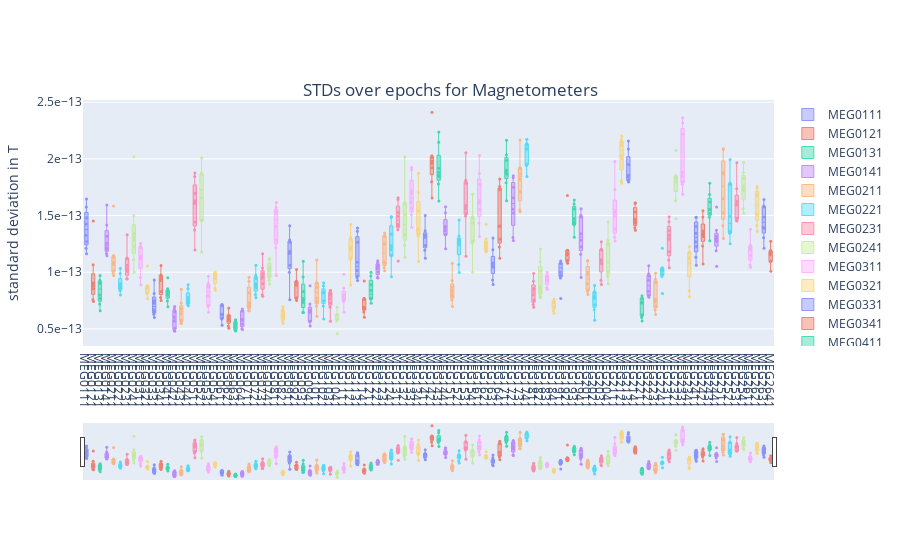

Here is the notebook cell this chart was saved with:
### Code cell
fig_m_std_epoch, fig_path_m_std_epoch=boxplot_std_channel_epoch_hovering_plotly(df_mg=df_std_mags, tit='Magnetometers', sid='1')

### Figure 1 — Plotly figure (JSON) as saved in the notebook; plotly's stock layout.template omitted (floating-point values rounded to 4 significant figures)
{"data": [{"boxpoints": "all", "hovertemplate": "Epoch: %{text}<br>STD: %{y: .0f}", "line": {"width": 1}, "marker": {"size": 3}, "name": "MEG0111", "opacity": 0.7, "pointpos": 0, "text": [0, 1, 2, 3, 4, 5, 6, 7], "type": "box", "y": [1.325e-13, 1.163e-13, 1.271e-13, 1.577e-13, 1.646e-13, 1.426e-13, 1.211e-13, 1.48e-13]}, {"boxpoints": "all", "hovertemplate": "Epoch: %{text}<br>STD: %{y: .0f}", "line": {"width": 1}, "marker": {"size": 3}, "name": "MEG0121", "opacity": 0.7, "pointpos": 0, "text": [0, 1, 2, 3, 4, 5, 6, 7], "type": "box", "y": [8.536e-14, 9.043e-14, 7.563e-14, 1.451e-13, 8.87e-14, 7.408e-14, 8.787e-14, 1.067e-13]}, {"boxpoints": "all", "hovertemplate": "Epoch: %{text}<br>STD: %{y: .0f}", "line": {"width": 1}, "marker": {"size": 3}, "name": "MEG0131", "opacity": 0.7, "pointpos": 0, "text": [0, 1, 2, 3, 4, 5, 6, 7], "type": "box", "y": [7.684e-14, 7.207e-14, 7.998e-14, 9.715e-14, 9.027e-14, 6.609e-14, 9.048e-14, 9.299e-14]}, {"boxpoints": "all", "hovertemplate": "Epoch: %{text}<br>STD: %{y: .0f}", "line": {"width": 1}, "marker": {"size": 3}, "name": "MEG0141", "opacity": 0.7, "pointpos": 0, "text": [0, 1, 2, 3, 4, 5, 6, 7], "type": "box", "y": [1.203e-13, 1.166e-13, 1.146e-13, 1.593e-13, 1.256e-13, 1.317e-13, 1.214e-13, 1.417e-13]}, {"boxpoints": "all", "hovertemplate": "Epoch: %{text}<br>STD: %{y: .0f}", "line": {"width": 1}, "marker": {"size": 3}, "name": "MEG0211", "opacity": 0.7, "pointpos": 0, "text": [0, 1, 2, 3, 4, 5, 6, 7], "type": "box", "y": [1.068e-13, 9.906e-14, 1.13e-13, 9.713e-14, 1.015e-13, 1.147e-13, 1.088e-13, 1.585e-13]}, {"boxpoints": "all", "hovertemplate": "Epoch: %{text}<br>STD: %{y: .0f}", "line": {"width": 1}, "marker": {"size": 3}, "name": "MEG0221", "opacity": 0.7, "pointpos": 0, "text": [0, 1, 2, 3, 4, 5, 6, 7], "type": "box", "y": [8.878e-14, 8.584e-14, 8.981e-14, 7.983e-14, 8.372e-14, 1.036e-13, 8.635e-14, 9.883e-14]}, {"boxpoints": "all", "hovertemplate": "Epoch: %{text}<br>STD: %{y: .0f}", "line": {"width": 1}, "marker": {"size": 3}, "name": "MEG0231", "opacity": 0.7, "pointpos": 0, "text": [0, 1, 2, 3, 4, 5, 6, 7], "type": "box", "y": [1.126e-13, 9.422e-14, 1.004e-13, 9.406e-14, 1.061e-13, 1.027e-13, 1.118e-13, 1.33e-13]}, {"boxpoints": "all", "hovertemplate": "Epoch: %{text}<br>STD: %{y: .0f}", "line": {"width": 1}, "marker": {"size": 3}, "name": "MEG0241", "opacity": 0.7, "pointpos": 0, "text": [0, 1, 2, 3, 4, 5, 6, 7], "type": "box", "y": [1.5e-13, 9.996e-14, 1.11e-13, 1.226e-13, 1.307e-13, 1.28e-13, 1.339e-13, 2.018e-13]}, {"boxpoints": "all", "hovertemplate": "Epoch: %{text}<br>STD: %{y: .0f}", "line": {"width": 1}, "marker": {"size": 3}, "name": "MEG0311", "opacity": 0.7, "pointpos": 0, "text": [0, 1, 2, 3, 4, 5, 6, 7], "type": "box", "y": [1.116e-13, 8.864e-14, 1.141e-13, 1.126e-13, 1.216e-13, 1.256e-13, 9.542e-14, 1.232e-13]}, {"boxpoints": "all", "hovertemplate": "Epoch: %{text}<br>STD: %{y: .0f}", "line": {"width": 1}, "marker": {"size": 3}, "name": "MEG0321", "opacity": 0.7, "pointpos": 0, "text": [0, 1, 2, 3, 4, 5, 6, 7], "type": "box", "y": [8.184e-14, 7.652e-14, 8.605e-14, 8.831e-14, 8.096e-14, 1.054e-13, 8.73e-14, 8.595e-14]}, {"boxpoints": "all", "hovertemplate": "Epoch: %{text}<br>STD: %{y: .0f}", "line": {"width": 1}, "marker": {"size": 3}, "name": "MEG0331", "opacity": 0.7, "pointpos": 0, "text": [0, 1, 2, 3, 4, 5, 6, 7], "type": "box", "y": [6.688e-14, 6.301e-14, 6.003e-14, 7.491e-14, 6.496e-14, 8.133e-14, 7.262e-14, 9.319e-14]}, {"boxpoints": "all", "hovertemplate": "Epoch: %{text}<br>STD: %{y: .0f}", "line": {"width": 1}, "marker": {"size": 3}, "name": "MEG0341", "opacity": 0.7, "pointpos": 0, "text": [0, 1, 2, 3, 4, 5, 6, 7], "type": "box", "y": [8.301e-14, 7.77e-14, 9.759e-14, 9.451e-14, 7.501e-14, 1.06e-13, 9.261e-14, 9.672e-14]}, {"boxpoints": "all", "hovertemplate": "Epoch: %{text}<br>STD: %{y: .0f}", "line": {"width": 1}, "marker": {"size": 3}, "name": "MEG0411", "opacity": 0.7, "pointpos": 0, "text": [0, 1, 2, 3, 4, 5, 6, 7], "type": "box", "y": [8.193e-14, 8.327e-14, 7.451e-14, 8.005e-14, 6.957e-14, 9.523e-14, 7.964e-14, 8.539e-14]}, {"boxpoints": "all", "hovertemplate": "Epoch: %{text}<br>STD: %{y: .0f}", "line": {"width": 1}, "marker": {"size": 3}, "name": "MEG0421", "opacity": 0.7, "pointpos": 0, "text": [0, 1, 2, 3, 4, 5, 6, 7], "type": "box", "y": [5.681e-14, 4.899e-14, 5.056e-14, 6.778e-14, 4.785e-14, 6.493e-14, 6.061e-14, 6.977e-14]}, {"boxpoints": "all", "hovertemplate": "Epoch: %{text}<br>STD: %{y: .0f}", "line": {"width": 1}, "marker": {"size": 3}, "name": "MEG0431", "opacity": 0.7, "pointpos": 0, "text": [0, 1, 2, 3, 4, 5, 6, 7], "type": "box", "y": [7.286e-14, 5.475e-14, 5.782e-14, 6.326e-14, 5.487e-14, 6.806e-14, 6.783e-14, 8.497e-14]}, {"boxpoints": "all", "hovertemplate": "Epoch: %{text}<br>STD: %{y: .0f}", "line": {"width": 1}, "marker": {"size": 3}, "name": "MEG0441", "opacity": 0.7, "pointpos": 0, "text": [0, 1, 2, 3, 4, 5, 6, 7], "type": "box", "y": [7.332e-14, 8.558e-14, 7.14e-14, 7.277e-14, 7.769e-14, 7.549e-14, 7.051e-14, 8.895e-14]}, {"boxpoints": "all", "hovertemplate": "Epoch: %{text}<br>STD: %{y: .0f}", "line": {"width": 1}, "marker": {"size": 3}, "name": "MEG0511", "opacity": 0.7, "pointpos": 0, "text": [0, 1, 2, 3, 4, 5, 6, 7], "type": "box", "y": [1.373e-13, 1.196e-13, 1.876e-13, 1.697e-13, 1.609e-13, 1.631e-13, 1.444e-13, 1.844e-13]}, {"boxpoints": "all", "hovertemplate": "Epoch: %{text}<br>STD: %{y: .0f}", "line": {"width": 1}, "marker": {"size": 3}, "name": "MEG0521", "opacity": 0.7, "pointpos": 0, "text": [0, 1, 2, 3, 4, 5, 6, 7], "type": "box", "y": [1.458e-13, 1.179e-13, 2.008e-13, 1.858e-13, 1.656e-13, 1.728e-13, 1.456e-13, 1.876e-13]}, {"boxpoints": "all", "hovertemplate": "Epoch: %{text}<br>STD: %{y: .0f}", "line": {"width": 1}, "marker": {"size": 3}, "name": "MEG0531", "opacity": 0.7, "pointpos": 0, "text": [0, 1, 2, 3, 4, 5, 6, 7], "type": "box", "y": [7.929e-14, 6.971e-14, 9.648e-14, 8.785e-14, 9.018e-14, 7.073e-14, 6.476e-14, 8.676e-14]}, {"boxpoints": "all", "hovertemplate": "Epoch: %{text}<br>STD: %{y: .0f}", "line": {"width": 1}, "marker": {"size": 3}, "name": "MEG0541", "opacity": 0.7, "pointpos": 0, "text": [0, 1, 2, 3, 4, 5, 6, 7], "type": "box", "y": [1.001e-13, 8.405e-14, 9.955e-14, 9.46e-14, 9.76e-14, 8.578e-14, 9.782e-14, 9.875e-14]}, {"boxpoints": "all", "hovertemplate": "Epoch: %{text}<br>STD: %{y: .0f}", "line": {"width": 1}, "marker": {"size": 3}, "name": "MEG0611", "opacity": 0.7, "pointpos": 0, "text": [0, 1, 2, 3, 4, 5, 6, 7], "type": "box", "y": [5.958e-14, 5.326e-14, 5.88e-14, 7.046e-14, 7.131e-14, 6.265e-14, 7.153e-14, 6.289e-14]}, {"boxpoints": "all", "hovertemplate": "Epoch: %{text}<br>STD: %{y: .0f}", "line": {"width": 1}, "marker": {"size": 3}, "name": "MEG0621", "opacity": 0.7, "pointpos": 0, "text": [0, 1, 2, 3, 4, 5, 6, 7], "type": "box", "y": [5.748e-14, 5.056e-14, 6.203e-14, 6.047e-14, 6.209e-14, 6.844e-14, 5.261e-14, 5.788e-14]}, {"boxpoints": "all", "hovertemplate": "Epoch: %{text}<br>STD: %{y: .0f}", "line": {"width": 1}, "marker": {"size": 3}, "name": "MEG0631", "opacity": 0.7, "pointpos": 0, "text": [0, 1, 2, 3, 4, 5, 6, 7], "type": "box", "y": [4.82e-14, 5.72e-14, 5.533e-14, 4.925e-14, 5.123e-14, 5.403e-14, 5.816e-14, 4.922e-14]}, {"boxpoints": "all", "hovertemplate": "Epoch: %{text}<br>STD: %{y: .0f}", "line": {"width": 1}, "marker": {"size": 3}, "name": "MEG0641", "opacity": 0.7, "pointpos": 0, "text": [0, 1, 2, 3, 4, 5, 6, 7], "type": "box", "y": [4.957e-14, 5.425e-14, 5.754e-14, 6.58e-14, 6.6e-14, 5.002e-14, 5.854e-14, 6.764e-14]}, {"boxpoints": "all", "hovertemplate": "Epoch: %{text}<br>STD: %{y: .0f}", "line": {"width": 1}, "marker": {"size": 3}, "name": "MEG0711", "opacity": 0.7, "pointpos": 0, "text": [0, 1, 2, 3, 4, 5, 6, 7], "type": "box", "y": [7.312e-14, 6.61e-14, 8.188e-14, 6.992e-14, 6.603e-14, 7.021e-14, 9.565e-14, 9.202e-14]}, {"boxpoints": "all", "hovertemplate": "Epoch: %{text}<br>STD: %{y: .0f}", "line": {"width": 1}, "marker": {"size": 3}, "name": "MEG0721", "opacity": 0.7, "pointpos": 0, "text": [0, 1, 2, 3, 4, 5, 6, 7], "type": "box", "y": [7.745e-14, 8.985e-14, 8.031e-14, 8.639e-14, 8.808e-14, 9.762e-14, 1.061e-13, 9.447e-14]}, {"boxpoints": "all", "hovertemplate": "Epoch: %{text}<br>STD: %{y: .0f}", "line": {"width": 1}, "marker": {"size": 3}, "name": "MEG0731", "opacity": 0.7, "pointpos": 0, "text": [0, 1, 2, 3, 4, 5, 6, 7], "type": "box", "y": [8.007e-14, 7.884e-14, 9.638e-14, 1.037e-13, 8.99e-14, 9.466e-14, 1.163e-13, 9.886e-14]}, {"boxpoints": "all", "hovertemplate": "Epoch: %{text}<br>STD: %{y: .0f}", "line": {"width": 1}, "marker": {"size": 3}, "name": "MEG0741", "opacity": 0.7, "pointpos": 0, "text": [0, 1, 2, 3, 4, 5, 6, 7], "type": "box", "y": [8.959e-14, 1.009e-13, 1.038e-13, 9.741e-14, 1.043e-13, 9.289e-14, 1.119e-13, 1.115e-13]}, {"boxpoints": "all", "hovertemplate": "Epoch: %{text}<br>STD: %{y: .0f}", "line": {"width": 1}, "marker": {"size": 3}, "name": "MEG0811", "opacity": 0.7, "pointpos": 0, "text": [0, 1, 2, 3, 4, 5, 6, 7], "type": "box", "y": [1.282e-13, 9.707e-14, 1.572e-13, 1.536e-13, 1.403e-13, 1.526e-13, 1.216e-13, 1.615e-13]}, {"boxpoints": "all", "hovertemplate": "Epoch: %{text}<br>STD: %{y: .0f}", "line": {"width": 1}, "marker": {"size": 3}, "name": "MEG0821", "opacity": 0.7, "pointpos": 0, "text": [0, 1, 2, 3, 4, 5, 6, 7], "type": "box", "y": [6.567e-14, 5.484e-14, 6.276e-14, 6.702e-14, 6.059e-14, 5.947e-14, 5.682e-14, 6.946e-14]}, {"boxpoints": "all", "hovertemplate": "Epoch: %{text}<br>STD: %{y: .0f}", "line": {"width": 1}, "marker": {"size": 3}, "name": "MEG0911", "opacity": 0.7, "pointpos": 0, "text": [0, 1, 2, 3, 4, 5, 6, 7], "type": "box", "y": [1.061e-13, 7.571e-14, 1.264e-13, 1.285e-13, 1.166e-13, 1.184e-13, 1.001e-13, 1.411e-13]}, {"boxpoints": "all", "hovertemplate": "Epoch: %{text}<br>STD: %{y: .0f}", "line": {"width": 1}, "marker": {"size": 3}, "name": "MEG0921", "opacity": 0.7, "pointpos": 0, "text": [0, 1, 2, 3, 4, 5, 6, 7], "type": "box", "y": [7.73e-14, 7.502e-14, 7.685e-14, 9.16e-14, 9.206e-14, 8.842e-14, 9.097e-14, 1.024e-13]}, {"boxpoints": "all", "hovertemplate": "Epoch: %{text}<br>STD: %{y: .0f}", "line": {"width": 1}, "marker": {"size": 3}, "name": "MEG0931", "opacity": 0.7, "pointpos": 0, "text": [0, 1, 2, 3, 4, 5, 6, 7], "type": "box", "y": [8.291e-14, 6.44e-14, 9.589e-14, 7.688e-14, 7.501e-14, 6.455e-14, 7.322e-14, 1.097e-13]}, {"boxpoints": "all", "hovertemplate": "Epoch: %{text}<br>STD: %{y: .0f}", "line": {"width": 1}, "marker": {"size": 3}, "name": "MEG0941", "opacity": 0.7, "pointpos": 0, "text": [0, 1, 2, 3, 4, 5, 6, 7], "type": "box", "y": [6.465e-14, 5.254e-14, 6.639e-14, 7.192e-14, 5.641e-14, 6.523e-14, 5.682e-14, 8.806e-14]}, {"boxpoints": "all", "hovertemplate": "Epoch: %{text}<br>STD: %{y: .0f}", "line": {"width": 1}, "marker": {"size": 3}, "name": "MEG1011", "opacity": 0.7, "pointpos": 0, "text": [0, 1, 2, 3, 4, 5, 6, 7], "type": "box", "y": [7.425e-14, 6.123e-14, 7.019e-14, 1.109e-13, 7.724e-14, 9.018e-14, 8.684e-14, 9.065e-14]}, {"boxpoints": "all", "hovertemplate": "Epoch: %{text}<br>STD: %{y: .0f}", "line": {"width": 1}, "marker": {"size": 3}, "name": "MEG1021", "opacity": 0.7, "pointpos": 0, "text": [0, 1, 2, 3, 4, 5, 6, 7], "type": "box", "y": [7.492e-14, 5.879e-14, 8.172e-14, 8.797e-14, 7.013e-14, 9.079e-14, 8.187e-14, 8.266e-14]}, {"boxpoints": "all", "hovertemplate": "Epoch: %{text}<br>STD: %{y: .0f}", "line": {"width": 1}, "marker": {"size": 3}, "name": "MEG1031", "opacity": 0.7, "pointpos": 0, "text": [0, 1, 2, 3, 4, 5, 6, 7], "type": "box", "y": [8.011e-14, 5.68e-14, 7.635e-14, 8.382e-14, 7.275e-14, 8.383e-14, 6.903e-14, 8.092e-14]}, {"boxpoints": "all", "hovertemplate": "Epoch: %{text}<br>STD: %{y: .0f}", "line": {"width": 1}, "marker": {"size": 3}, "name": "MEG1041", "opacity": 0.7, "pointpos": 0, "text": [0, 1, 2, 3, 4, 5, 6, 7], "type": "box", "y": [6.256e-14, 5.853e-14, 4.576e-14, 6.272e-14, 5.893e-14, 5.843e-14, 5.699e-14, 6.921e-14]}, {"boxpoints": "all", "hovertemplate": "Epoch: %{text}<br>STD: %{y: .0f}", "line": {"width": 1}, "marker": {"size": 3}, "name": "MEG1111", "opacity": 0.7, "pointpos": 0, "text": [0, 1, 2, 3, 4, 5, 6, 7], "type": "box", "y": [8.617e-14, 6.474e-14, 8.017e-14, 9.819e-14, 7.548e-14, 7.527e-14, 7.462e-14, 7.773e-14]}, {"boxpoints": "all", "hovertemplate": "Epoch: %{text}<br>STD: %{y: .0f}", "line": {"width": 1}, "marker": {"size": 3}, "name": "MEG1121", "opacity": 0.7, "pointpos": 0, "text": [0, 1, 2, 3, 4, 5, 6, 7], "type": "box", "y": [1.219e-13, 8.866e-14, 1.303e-13, 1.422e-13, 1.198e-13, 1.112e-13, 1.131e-13, 1.286e-13]}, {"boxpoints": "all", "hovertemplate": "Epoch: %{text}<br>STD: %{y: .0f}", "line": {"width": 1}, "marker": {"size": 3}, "name": "MEG1131", "opacity": 0.7, "pointpos": 0, "text": [0, 1, 2, 3, 4, 5, 6, 7], "type": "box", "y": [1.016e-13, 9.273e-14, 1.264e-13, 1.391e-13, 1.087e-13, 9.688e-14, 9.512e-14, 1.363e-13]}, {"boxpoints": "all", "hovertemplate": "Epoch: %{text}<br>STD: %{y: .0f}", "line": {"width": 1}, "marker": {"size": 3}, "name": "MEG1141", "opacity": 0.7, "pointpos": 0, "text": [0, 1, 2, 3, 4, 5, 6, 7], "type": "box", "y": [7.707e-14, 6.024e-14, 6.914e-14, 9.234e-14, 6.848e-14, 6.488e-14, 6.808e-14, 7.593e-14]}, {"boxpoints": "all", "hovertemplate": "Epoch: %{text}<br>STD: %{y: .0f}", "line": {"width": 1}, "marker": {"size": 3}, "name": "MEG1211", "opacity": 0.7, "pointpos": 0, "text": [0, 1, 2, 3, 4, 5, 6, 7], "type": "box", "y": [7.262e-14, 8.891e-14, 8.416e-14, 9.668e-14, 1.001e-13, 7.643e-14, 7.678e-14, 7.697e-14]}, {"boxpoints": "all", "hovertemplate": "Epoch: %{text}<br>STD: %{y: .0f}", "line": {"width": 1}, "marker": {"size": 3}, "name": "MEG1221", "opacity": 0.7, "pointpos": 0, "text": [0, 1, 2, 3, 4, 5, 6, 7], "type": "box", "y": [1.05e-13, 9.488e-14, 1.003e-13, 1.032e-13, 1.059e-13, 1.101e-13, 9.535e-14, 1.089e-13]}, {"boxpoints": "all", "hovertemplate": "Epoch: %{text}<br>STD: %{y: .0f}", "line": {"width": 1}, "marker": {"size": 3}, "name": "MEG1231", "opacity": 0.7, "pointpos": 0, "text": [0, 1, 2, 3, 4, 5, 6, 7], "type": "box", "y": [1.079e-13, 1.04e-13, 1.346e-13, 1.322e-13, 1.249e-13, 1.013e-13, 1.089e-13, 1.317e-13]}, {"boxpoints": "all", "hovertemplate": "Epoch: %{text}<br>STD: %{y: .0f}", "line": {"width": 1}, "marker": {"size": 3}, "name": "MEG1241", "opacity": 0.7, "pointpos": 0, "text": [0, 1, 2, 3, 4, 5, 6, 7], "type": "box", "y": [1.237e-13, 9.593e-14, 1.492e-13, 1.335e-13, 1.201e-13, 1.146e-13, 1.147e-13, 1.484e-13]}, {"boxpoints": "all", "hovertemplate": "Epoch: %{text}<br>STD: %{y: .0f}", "line": {"width": 1}, "marker": {"size": 3}, "name": "MEG1311", "opacity": 0.7, "pointpos": 0, "text": [0, 1, 2, 3, 4, 5, 6, 7], "type": "box", "y": [1.424e-13, 1.098e-13, 1.494e-13, 1.641e-13, 1.375e-13, 1.528e-13, 1.41e-13, 1.658e-13]}, {"boxpoints": "all", "hovertemplate": "Epoch: %{text}<br>STD: %{y: .0f}", "line": {"width": 1}, "marker": {"size": 3}, "name": "MEG1321", "opacity": 0.7, "pointpos": 0, "text": [0, 1, 2, 3, 4, 5, 6, 7], "type": "box", "y": [1.51e-13, 1.238e-13, 1.328e-13, 1.598e-13, 1.333e-13, 1.616e-13, 1.133e-13, 2.016e-13]}, {"boxpoints": "all", "hovertemplate": "Epoch: %{text}<br>STD: %{y: .0f}", "line": {"width": 1}, "marker": {"size": 3}, "name": "MEG1331", "opacity": 0.7, "pointpos": 0, "text": [0, 1, 2, 3, 4, 5, 6, 7], "type": "box", "y": [1.695e-13, 1.618e-13, 1.508e-13, 1.904e-13, 1.717e-13, 1.564e-13, 1.396e-13, 1.925e-13]}, {"boxpoints": "all", "hovertemplate": "Epoch: %{text}<br>STD: %{y: .0f}", "line": {"width": 1}, "marker": {"size": 3}, "name": "MEG1341", "opacity": 0.7, "pointpos": 0, "text": [0, 1, 2, 3, 4, 5, 6, 7], "type": "box", "y": [1.383e-13, 1.095e-13, 1.541e-13, 1.703e-13, 1.34e-13, 1.373e-13, 1.319e-13, 1.874e-13]}, {"boxpoints": "all", "hovertemplate": "Epoch: %{text}<br>STD: %{y: .0f}", "line": {"width": 1}, "marker": {"size": 3}, "name": "MEG1411", "opacity": 0.7, "pointpos": 0, "text": [0, 1, 2, 3, 4, 5, 6, 7], "type": "box", "y": [1.194e-13, 1.367e-13, 1.236e-13, 1.501e-13, 1.328e-13, 1.122e-13, 1.308e-13, 1.319e-13]}, {"boxpoints": "all", "hovertemplate": "Epoch: %{text}<br>STD: %{y: .0f}", "line": {"width": 1}, "marker": {"size": 3}, "name": "MEG1421", "opacity": 0.7, "pointpos": 0, "text": [0, 1, 2, 3, 4, 5, 6, 7], "type": "box", "y": [1.654e-13, 1.982e-13, 2.013e-13, 2.411e-13, 1.798e-13, 2.027e-13, 1.923e-13, 1.96e-13]}, {"boxpoints": "all", "hovertemplate": "Epoch: %{text}<br>STD: %{y: .0f}", "line": {"width": 1}, "marker": {"size": 3}, "name": "MEG1431", "opacity": 0.7, "pointpos": 0, "text": [0, 1, 2, 3, 4, 5, 6, 7], "type": "box", "y": [1.628e-13, 1.853e-13, 1.917e-13, 2.238e-13, 1.882e-13, 2.148e-13, 1.779e-13, 1.844e-13]}, {"boxpoints": "all", "hovertemplate": "Epoch: %{text}<br>STD: %{y: .0f}", "line": {"width": 1}, "marker": {"size": 3}, "name": "MEG1441", "opacity": 0.7, "pointpos": 0, "text": [0, 1, 2, 3, 4, 5, 6, 7], "type": "box", "y": [1.334e-13, 1.365e-13, 1.208e-13, 1.331e-13, 1.525e-13, 1.396e-13, 1.403e-13, 1.578e-13]}, {"boxpoints": "all", "hovertemplate": "Epoch: %{text}<br>STD: %{y: .0f}", "line": {"width": 1}, "marker": {"size": 3}, "name": "MEG1511", "opacity": 0.7, "pointpos": 0, "text": [0, 1, 2, 3, 4, 5, 6, 7], "type": "box", "y": [8.671e-14, 7.558e-14, 8.042e-14, 6.967e-14, 1.08e-13, 8.396e-14, 7.86e-14, 9.259e-14]}, {"boxpoints": "all", "hovertemplate": "Epoch: %{text}<br>STD: %{y: .0f}", "line": {"width": 1}, "marker": {"size": 3}, "name": "MEG1521", "opacity": 0.7, "pointpos": 0, "text": [0, 1, 2, 3, 4, 5, 6, 7], "type": "box", "y": [1.283e-13, 9.972e-14, 1.284e-13, 1.258e-13, 1.32e-13, 1.242e-13, 1.069e-13, 1.462e-13]}, {"boxpoints": "all", "hovertemplate": "Epoch: %{text}<br>STD: %{y: .0f}", "line": {"width": 1}, "marker": {"size": 3}, "name": "MEG1531", "opacity": 0.7, "pointpos": 0, "text": [0, 1, 2, 3, 4, 5, 6, 7], "type": "box", "y": [1.523e-13, 1.59e-13, 1.496e-13, 1.558e-13, 1.141e-13, 1.786e-13, 1.811e-13, 2.054e-13]}, {"boxpoints": "all", "hovertemplate": "Epoch: %{text}<br>STD: %{y: .0f}", "line": {"width": 1}, "marker": {"size": 3}, "name": "MEG1541", "opacity": 0.7, "pointpos": 0, "text": [0, 1, 2, 3, 4, 5, 6, 7], "type": "box", "y": [1.437e-13, 1.255e-13, 1.276e-13, 1.434e-13, 1.001e-13, 1.492e-13, 1.476e-13, 1.689e-13]}, {"boxpoints": "all", "hovertemplate": "Epoch: %{text}<br>STD: %{y: .0f}", "line": {"width": 1}, "marker": {"size": 3}, "name": "MEG1611", "opacity": 0.7, "pointpos": 0, "text": [0, 1, 2, 3, 4, 5, 6, 7], "type": "box", "y": [1.435e-13, 1.315e-13, 1.611e-13, 1.774e-13, 1.632e-13, 1.872e-13, 1.554e-13, 2.029e-13]}, {"boxpoints": "all", "hovertemplate": "Epoch: %{text}<br>STD: %{y: .0f}", "line": {"width": 1}, "marker": {"size": 3}, "name": "MEG1621", "opacity": 0.7, "pointpos": 0, "text": [0, 1, 2, 3, 4, 5, 6, 7], "type": "box", "y": [1.258e-13, 1.236e-13, 1.198e-13, 1.423e-13, 1.184e-13, 1.202e-13, 1.18e-13, 1.293e-13]}, {"boxpoints": "all", "hovertemplate": "Epoch: %{text}<br>STD: %{y: .0f}", "line": {"width": 1}, "marker": {"size": 3}, "name": "MEG1631", "opacity": 0.7, "pointpos": 0, "text": [0, 1, 2, 3, 4, 5, 6, 7], "type": "box", "y": [9.318e-14, 1.051e-13, 1.081e-13, 1.303e-13, 8.921e-14, 1.078e-13, 1.046e-13, 1.199e-13]}, {"boxpoints": "all", "hovertemplate": "Epoch: %{text}<br>STD: %{y: .0f}", "line": {"width": 1}, "marker": {"size": 3}, "name": "MEG1641", "opacity": 0.7, "pointpos": 0, "text": [0, 1, 2, 3, 4, 5, 6, 7], "type": "box", "y": [1.223e-13, 1.291e-13, 1.407e-13, 1.823e-13, 1.405e-13, 1.728e-13, 1.124e-13, 1.756e-13]}, {"boxpoints": "all", "hovertemplate": "Epoch: %{text}<br>STD: %{y: .0f}", "line": {"width": 1}, "marker": {"size": 3}, "name": "MEG1711", "opacity": 0.7, "pointpos": 0, "text": [0, 1, 2, 3, 4, 5, 6, 7], "type": "box", "y": [1.88e-13, 1.789e-13, 1.988e-13, 1.865e-13, 1.632e-13, 2.034e-13, 1.901e-13, 2.165e-13]}, {"boxpoints": "all", "hovertemplate": "Epoch: %{text}<br>STD: %{y: .0f}", "line": {"width": 1}, "marker": {"size": 3}, "name": "MEG1721", "opacity": 0.7, "pointpos": 0, "text": [0, 1, 2, 3, 4, 5, 6, 7], "type": "box", "y": [1.85e-13, 1.306e-13, 1.555e-13, 1.75e-13, 1.523e-13, 1.656e-13, 1.279e-13, 1.833e-13]}, {"boxpoints": "all", "hovertemplate": "Epoch: %{text}<br>STD: %{y: .0f}", "line": {"width": 1}, "marker": {"size": 3}, "name": "MEG1731", "opacity": 0.7, "pointpos": 0, "text": [0, 1, 2, 3, 4, 5, 6, 7], "type": "box", "y": [2.166e-13, 1.549e-13, 1.866e-13, 1.823e-13, 1.925e-13, 1.913e-13, 1.534e-13, 1.712e-13]}, {"boxpoints": "all", "hovertemplate": "Epoch: %{text}<br>STD: %{y: .0f}", "line": {"width": 1}, "marker": {"size": 3}, "name": "MEG1741", "opacity": 0.7, "pointpos": 0, "text": [0, 1, 2, 3, 4, 5, 6, 7], "type": "box", "y": [1.942e-13, 2.085e-13, 2.135e-13, 2.174e-13, 1.845e-13, 1.954e-13, 2.092e-13, 2.124e-13]}, {"boxpoints": "all", "hovertemplate": "Epoch: %{text}<br>STD: %{y: .0f}", "line": {"width": 1}, "marker": {"size": 3}, "name": "MEG1811", "opacity": 0.7, "pointpos": 0, "text": [0, 1, 2, 3, 4, 5, 6, 7], "type": "box", "y": [7.161e-14, 8.564e-14, 8.018e-14, 9.202e-14, 8.458e-14, 7.53e-14, 6.905e-14, 9.898e-14]}, {"boxpoints": "all", "hovertemplate": "Epoch: %{text}<br>STD: %{y: .0f}", "line": {"width": 1}, "marker": {"size": 3}, "name": "MEG1821", "opacity": 0.7, "pointpos": 0, "text": [0, 1, 2, 3, 4, 5, 6, 7], "type": "box", "y": [1.009e-13, 8.719e-14, 7.854e-14, 8.515e-14, 8.257e-14, 1.093e-13, 7.768e-14, 1.206e-13]}, {"boxpoints": "all", "hovertemplate": "Epoch: %{text}<br>STD: %{y: .0f}", "line": {"width": 1}, "marker": {"size": 3}, "name": "MEG1831", "opacity": 0.7, "pointpos": 0, "text": [0, 1, 2, 3, 4, 5, 6, 7], "type": "box", "y": [8.63e-14, 8.497e-14, 9.457e-14, 9.306e-14, 9.989e-14, 9.237e-14, 9.637e-14, 9.709e-14]}, {"boxpoints": "all", "hovertemplate": "Epoch: %{text}<br>STD: %{y: .0f}", "line": {"width": 1}, "marker": {"size": 3}, "name": "MEG1841", "opacity": 0.7, "pointpos": 0, "text": [0, 1, 2, 3, 4, 5, 6, 7], "type": "box", "y": [7.641e-14, 6.391e-14, 7.295e-14, 6.594e-14, 7.314e-14, 7.403e-14, 6.925e-14, 7.462e-14]}, {"boxpoints": "all", "hovertemplate": "Epoch: %{text}<br>STD: %{y: .0f}", "line": {"width": 1}, "marker": {"size": 3}, "name": "MEG1911", "opacity": 0.7, "pointpos": 0, "text": [0, 1, 2, 3, 4, 5, 6, 7], "type": "box", "y": [1.078e-13, 7.676e-14, 9.48e-14, 1.08e-13, 9.708e-14, 9.995e-14, 1.099e-13, 1.079e-13]}, {"boxpoints": "all", "hovertemplate": "Epoch: %{text}<br>STD: %{y: .0f}", "line": {"width": 1}, "marker": {"size": 3}, "name": "MEG1921", "opacity": 0.7, "pointpos": 0, "text": [0, 1, 2, 3, 4, 5, 6, 7], "type": "box", "y": [1.152e-13, 1.079e-13, 1.166e-13, 1.195e-13, 1.678e-13, 1.091e-13, 1.191e-13, 1.105e-13]}, {"boxpoints": "all", "hovertemplate": "Epoch: %{text}<br>STD: %{y: .0f}", "line": {"width": 1}, "marker": {"size": 3}, "name": "MEG1931", "opacity": 0.7, "pointpos": 0, "text": [0, 1, 2, 3, 4, 5, 6, 7], "type": "box", "y": [1.602e-13, 1.419e-13, 1.308e-13, 1.425e-13, 1.637e-13, 1.474e-13, 1.444e-13, 1.558e-13]}, {"boxpoints": "all", "hovertemplate": "Epoch: %{text}<br>STD: %{y: .0f}", "line": {"width": 1}, "marker": {"size": 3}, "name": "MEG1941", "opacity": 0.7, "pointpos": 0, "text": [0, 1, 2, 3, 4, 5, 6, 7], "type": "box", "y": [1.282e-13, 9.528e-14, 1.226e-13, 1.503e-13, 1.339e-13, 1.561e-13, 1.159e-13, 1.487e-13]}, {"boxpoints": "all", "hovertemplate": "Epoch: %{text}<br>STD: %{y: .0f}", "line": {"width": 1}, "marker": {"size": 3}, "name": "MEG2011", "opacity": 0.7, "pointpos": 0, "text": [0, 1, 2, 3, 4, 5, 6, 7], "type": "box", "y": [8.45e-14, 8.31e-14, 8.993e-14, 9.842e-14, 1.1e-13, 1e-13, 8.042e-14, 1.102e-13]}, {"boxpoints": "all", "hovertemplate": "Epoch: %{text}<br>STD: %{y: .0f}", "line": {"width": 1}, "marker": {"size": 3}, "name": "MEG2021", "opacity": 0.7, "pointpos": 0, "text": [0, 1, 2, 3, 4, 5, 6, 7], "type": "box", "y": [8.296e-14, 6.683e-14, 7.876e-14, 8.82e-14, 7.655e-14, 7.121e-14, 5.77e-14, 8.162e-14]}, {"boxpoints": "all", "hovertemplate": "Epoch: %{text}<br>STD: %{y: .0f}", "line": {"width": 1}, "marker": {"size": 3}, "name": "MEG2031", "opacity": 0.7, "pointpos": 0, "text": [0, 1, 2, 3, 4, 5, 6, 7], "type": "box", "y": [1.203e-13, 8.924e-14, 1.089e-13, 1.076e-13, 1.197e-13, 1.11e-13, 9.285e-14, 1.269e-13]}, {"boxpoints": "all", "hovertemplate": "Epoch: %{text}<br>STD: %{y: .0f}", "line": {"width": 1}, "marker": {"size": 3}, "name": "MEG2041", "opacity": 0.7, "pointpos": 0, "text": [0, 1, 2, 3, 4, 5, 6, 7], "type": "box", "y": [1.087e-13, 9.652e-14, 1.002e-13, 1.244e-13, 1.444e-13, 8.977e-14, 1.008e-13, 1.283e-13]}, {"boxpoints": "all", "hovertemplate": "Epoch: %{text}<br>STD: %{y: .0f}", "line": {"width": 1}, "marker": {"size": 3}, "name": "MEG2111", "opacity": 0.7, "pointpos": 0, "text": [0, 1, 2, 3, 4, 5, 6, 7], "type": "box", "y": [1.73e-13, 1.308e-13, 1.383e-13, 1.493e-13, 1.978e-13, 1.53e-13, 1.275e-13, 1.543e-13]}, {"boxpoints": "all", "hovertemplate": "Epoch: %{text}<br>STD: %{y: .0f}", "line": {"width": 1}, "marker": {"size": 3}, "name": "MEG2121", "opacity": 0.7, "pointpos": 0, "text": [0, 1, 2, 3, 4, 5, 6, 7], "type": "box", "y": [2.12e-13, 2.031e-13, 2.202e-13, 2.002e-13, 2.17e-13, 2.144e-13, 1.788e-13, 1.808e-13]}, {"boxpoints": "all", "hovertemplate": "Epoch: %{text}<br>STD: %{y: .0f}", "line": {"width": 1}, "marker": {"size": 3}, "name": "MEG2131", "opacity": 0.7, "pointpos": 0, "text": [0, 1, 2, 3, 4, 5, 6, 7], "type": "box", "y": [1.855e-13, 1.797e-13, 2.158e-13, 2.087e-13, 1.809e-13, 1.952e-13, 1.84e-13, 1.815e-13]}, {"boxpoints": "all", "hovertemplate": "Epoch: %{text}<br>STD: %{y: .0f}", "line": {"width": 1}, "marker": {"size": 3}, "name": "MEG2141", "opacity": 0.7, "pointpos": 0, "text": [0, 1, 2, 3, 4, 5, 6, 7], "type": "box", "y": [1.432e-13, 1.393e-13, 1.37e-13, 1.612e-13, 1.468e-13, 1.452e-13, 1.607e-13, 1.532e-13]}, {"boxpoints": "all", "hovertemplate": "Epoch: %{text}<br>STD: %{y: .0f}", "line": {"width": 1}, "marker": {"size": 3}, "name": "MEG2211", "opacity": 0.7, "pointpos": 0, "text": [0, 1, 2, 3, 4, 5, 6, 7], "type": "box", "y": [7.259e-14, 6.03e-14, 5.693e-14, 7.682e-14, 7.729e-14, 7.929e-14, 6.249e-14, 7.367e-14]}, {"boxpoints": "all", "hovertemplate": "Epoch: %{text}<br>STD: %{y: .0f}", "line": {"width": 1}, "marker": {"size": 3}, "name": "MEG2221", "opacity": 0.7, "pointpos": 0, "text": [0, 1, 2, 3, 4, 5, 6, 7], "type": "box", "y": [8.326e-14, 7.958e-14, 7.935e-14, 9.293e-14, 9.65e-14, 9.867e-14, 7.79e-14, 1.056e-13]}, {"boxpoints": "all", "hovertemplate": "Epoch: %{text}<br>STD: %{y: .0f}", "line": {"width": 1}, "marker": {"size": 3}, "name": "MEG2231", "opacity": 0.7, "pointpos": 0, "text": [0, 1, 2, 3, 4, 5, 6, 7], "type": "box", "y": [9.378e-14, 6.669e-14, 7.033e-14, 9.103e-14, 7.59e-14, 7.378e-14, 6.266e-14, 9.911e-14]}, {"boxpoints": "all", "hovertemplate": "Epoch: %{text}<br>STD: %{y: .0f}", "line": {"width": 1}, "marker": {"size": 3}, "name": "MEG2241", "opacity": 0.7, "pointpos": 0, "text": [0, 1, 2, 3, 4, 5, 6, 7], "type": "box", "y": [9.617e-14, 8.132e-14, 1.033e-13, 1.212e-13, 1.024e-13, 9.825e-14, 1.008e-13, 1.04e-13]}, {"boxpoints": "all", "hovertemplate": "Epoch: %{text}<br>STD: %{y: .0f}", "line": {"width": 1}, "marker": {"size": 3}, "name": "MEG2311", "opacity": 0.7, "pointpos": 0, "text": [0, 1, 2, 3, 4, 5, 6, 7], "type": "box", "y": [1.489e-13, 1.041e-13, 1.445e-13, 1.363e-13, 1.181e-13, 1.329e-13, 1.108e-13, 1.29e-13]}, {"boxpoints": "all", "hovertemplate": "Epoch: %{text}<br>STD: %{y: .0f}", "line": {"width": 1}, "marker": {"size": 3}, "name": "MEG2321", "opacity": 0.7, "pointpos": 0, "text": [0, 1, 2, 3, 4, 5, 6, 7], "type": "box", "y": [2.074e-13, 1.473e-13, 1.795e-13, 1.63e-13, 1.85e-13, 1.844e-13, 1.841e-13, 1.823e-13]}, {"boxpoints": "all", "hovertemplate": "Epoch: %{text}<br>STD: %{y: .0f}", "line": {"width": 1}, "marker": {"size": 3}, "name": "MEG2331", "opacity": 0.7, "pointpos": 0, "text": [0, 1, 2, 3, 4, 5, 6, 7], "type": "box", "y": [2.318e-13, 1.688e-13, 1.882e-13, 1.8e-13, 2.363e-13, 2.218e-13, 1.775e-13, 1.847e-13]}, {"boxpoints": "all", "hovertemplate": "Epoch: %{text}<br>STD: %{y: .0f}", "line": {"width": 1}, "marker": {"size": 3}, "name": "MEG2341", "opacity": 0.7, "pointpos": 0, "text": [0, 1, 2, 3, 4, 5, 6, 7], "type": "box", "y": [1.179e-13, 7.837e-14, 1.131e-13, 1.083e-13, 1.119e-13, 1.228e-13, 8.357e-14, 1.172e-13]}, {"boxpoints": "all", "hovertemplate": "Epoch: %{text}<br>STD: %{y: .0f}", "line": {"width": 1}, "marker": {"size": 3}, "name": "MEG2411", "opacity": 0.7, "pointpos": 0, "text": [0, 1, 2, 3, 4, 5, 6, 7], "type": "box", "y": [1.226e-13, 1.061e-13, 1.133e-13, 1.403e-13, 1.484e-13, 1.344e-13, 1.269e-13, 1.485e-13]}, {"boxpoints": "all", "hovertemplate": "Epoch: %{text}<br>STD: %{y: .0f}", "line": {"width": 1}, "marker": {"size": 3}, "name": "MEG2421", "opacity": 0.7, "pointpos": 0, "text": [0, 1, 2, 3, 4, 5, 6, 7], "type": "box", "y": [1.347e-13, 1.314e-13, 1.073e-13, 1.363e-13, 1.488e-13, 1.329e-13, 1.231e-13, 1.542e-13]}, {"boxpoints": "all", "hovertemplate": "Epoch: %{text}<br>STD: %{y: .0f}", "line": {"width": 1}, "marker": {"size": 3}, "name": "MEG2431", "opacity": 0.7, "pointpos": 0, "text": [0, 1, 2, 3, 4, 5, 6, 7], "type": "box", "y": [1.785e-13, 1.278e-13, 1.551e-13, 1.484e-13, 1.521e-13, 1.62e-13, 1.552e-13, 1.685e-13]}, {"boxpoints": "all", "hovertemplate": "Epoch: %{text}<br>STD: %{y: .0f}", "line": {"width": 1}, "marker": {"size": 3}, "name": "MEG2441", "opacity": 0.7, "pointpos": 0, "text": [0, 1, 2, 3, 4, 5, 6, 7], "type": "box", "y": [1.371e-13, 1.052e-13, 1.273e-13, 1.318e-13, 1.299e-13, 1.286e-13, 1.189e-13, 1.575e-13]}, {"boxpoints": "all", "hovertemplate": "Epoch: %{text}<br>STD: %{y: .0f}", "line": {"width": 1}, "marker": {"size": 3}, "name": "MEG2511", "opacity": 0.7, "pointpos": 0, "text": [0, 1, 2, 3, 4, 5, 6, 7], "type": "box", "y": [2.083e-13, 1.297e-13, 1.525e-13, 1.41e-13, 1.868e-13, 1.88e-13, 1.648e-13, 2.089e-13]}, {"boxpoints": "all", "hovertemplate": "Epoch: %{text}<br>STD: %{y: .0f}", "line": {"width": 1}, "marker": {"size": 3}, "name": "MEG2521", "opacity": 0.7, "pointpos": 0, "text": [0, 1, 2, 3, 4, 5, 6, 7], "type": "box", "y": [1.788e-13, 1.252e-13, 1.345e-13, 1.365e-13, 1.494e-13, 1.774e-13, 1.351e-13, 1.996e-13]}, {"boxpoints": "all", "hovertemplate": "Epoch: %{text}<br>STD: %{y: .0f}", "line": {"width": 1}, "marker": {"size": 3}, "name": "MEG2531", "opacity": 0.7, "pointpos": 0, "text": [0, 1, 2, 3, 4, 5, 6, 7], "type": "box", "y": [1.451e-13, 1.477e-13, 1.457e-13, 1.736e-13, 1.592e-13, 1.624e-13, 1.597e-13, 1.966e-13]}, {"boxpoints": "all", "hovertemplate": "Epoch: %{text}<br>STD: %{y: .0f}", "line": {"width": 1}, "marker": {"size": 3}, "name": "MEG2541", "opacity": 0.7, "pointpos": 0, "text": [0, 1, 2, 3, 4, 5, 6, 7], "type": "box", "y": [1.521e-13, 1.563e-13, 1.828e-13, 1.881e-13, 1.724e-13, 1.717e-13, 1.758e-13, 1.969e-13]}, {"boxpoints": "all", "hovertemplate": "Epoch: %{text}<br>STD: %{y: .0f}", "line": {"width": 1}, "marker": {"size": 3}, "name": "MEG2611", "opacity": 0.7, "pointpos": 0, "text": [0, 1, 2, 3, 4, 5, 6, 7], "type": "box", "y": [1.241e-13, 1.378e-13, 1.149e-13, 1.043e-13, 1.201e-13, 1.063e-13, 1.223e-13, 1.21e-13]}, {"boxpoints": "all", "hovertemplate": "Epoch: %{text}<br>STD: %{y: .0f}", "line": {"width": 1}, "marker": {"size": 3}, "name": "MEG2621", "opacity": 0.7, "pointpos": 0, "text": [0, 1, 2, 3, 4, 5, 6, 7], "type": "box", "y": [1.503e-13, 1.362e-13, 1.413e-13, 1.743e-13, 1.685e-13, 1.755e-13, 1.512e-13, 1.671e-13]}, {"boxpoints": "all", "hovertemplate": "Epoch: %{text}<br>STD: %{y: .0f}", "line": {"width": 1}, "marker": {"size": 3}, "name": "MEG2631", "opacity": 0.7, "pointpos": 0, "text": [0, 1, 2, 3, 4, 5, 6, 7], "type": "box", "y": [1.389e-13, 1.304e-13, 1.211e-13, 1.576e-13, 1.487e-13, 1.585e-13, 1.396e-13, 1.641e-13]}, {"boxpoints": "all", "hovertemplate": "Epoch: %{text}<br>STD: %{y: .0f}", "line": {"width": 1}, "marker": {"size": 3}, "name": "MEG2641", "opacity": 0.7, "pointpos": 0, "text": [0, 1, 2, 3, 4, 5, 6, 7], "type": "box", "y": [1.274e-13, 1.18e-13, 1.1e-13, 1.008e-13, 1.193e-13, 1.093e-13, 1.152e-13, 1.179e-13]}], "layout": {"title": {"text": "STDs over epochs for Magnetometers", "x": 0.5, "xanchor": "center", "y": 0.85, "yanchor": "top"}, "xaxis": {"rangeslider": {"visible": true}, "tickmode": "array", "ticktext": ["MEG0111", "MEG0121", "MEG0131", "MEG0141", "MEG0211", "MEG0221", "MEG0231", "MEG0241", "MEG0311", "MEG0321", "MEG0331", "MEG0341", "MEG0411", "MEG0421", "MEG0431", "MEG0441", "MEG0511", "MEG0521", "MEG0531", "MEG0541", "MEG0611", "MEG0621", "MEG0631", "MEG0641", "MEG0711", "MEG0721", "MEG0731", "MEG0741", "MEG0811", "MEG0821", "MEG0911", "MEG0921", "MEG0931", "MEG0941", "MEG1011", "MEG1021", "MEG1031", "MEG1041", "MEG1111", "MEG1121", "MEG1131", "MEG1141", "MEG1211", "MEG1221", "MEG1231", "MEG1241", "MEG1311", "MEG1321", "MEG1331", "MEG1341", "MEG1411", "MEG1421", "MEG1431", "MEG1441", "MEG1511", "MEG1521", "MEG1531", "MEG1541", "MEG1611", "MEG1621", "MEG1631", "MEG1641", "MEG1711", "MEG1721", "MEG1731", "MEG1741", "MEG1811", "MEG1821", "MEG1831", "MEG1841", "MEG1911", "MEG1921", "MEG1931", "MEG1941", "MEG2011", "MEG2021", "MEG2031", "MEG2041", "MEG2111", "MEG2121", "MEG2131", "MEG2141", "MEG2211", "MEG2221", "MEG2231", "MEG2241", "MEG2311", "MEG2321", "MEG2331", "MEG2341", "MEG2411", "MEG2421", "MEG2431", "MEG2441", "MEG2511", "MEG2521", "MEG2531", "MEG2541", "MEG2611", "MEG2621", "MEG2631", "MEG2641"], "tickvals": [0, 1, 2, 3, 4, 5, 6, 7, 8, 9, 10, 11, 12, 13, 14, 15, 16, 17, 18, 19, 20, 21, 22, 23, 24, 25, 26, 27, 28, 29, 30, 31, 32, 33, 34, 35, 36, 37, 38, 39, 40, 41, 42, 43, 44, 45, 46, 47, 48, 49, 50, 51, 52, 53, 54, 55, 56, 57, 58, 59, 60, 61, 62, 63, 64, 65, 66, 67, 68, 69, 70, 71, 72, 73, 74, 75, 76, 77, 78, 79, 80, 81, 82, 83, 84, 85, 86, 87, 88, 89, 90, 91, 92, 93, 94, 95, 96, 97, 98, 99, 100, 101]}, "yaxis": {"exponentformat": "e", "showexponent": "all", "title": {"text": "standard deviation in T"}}}}
